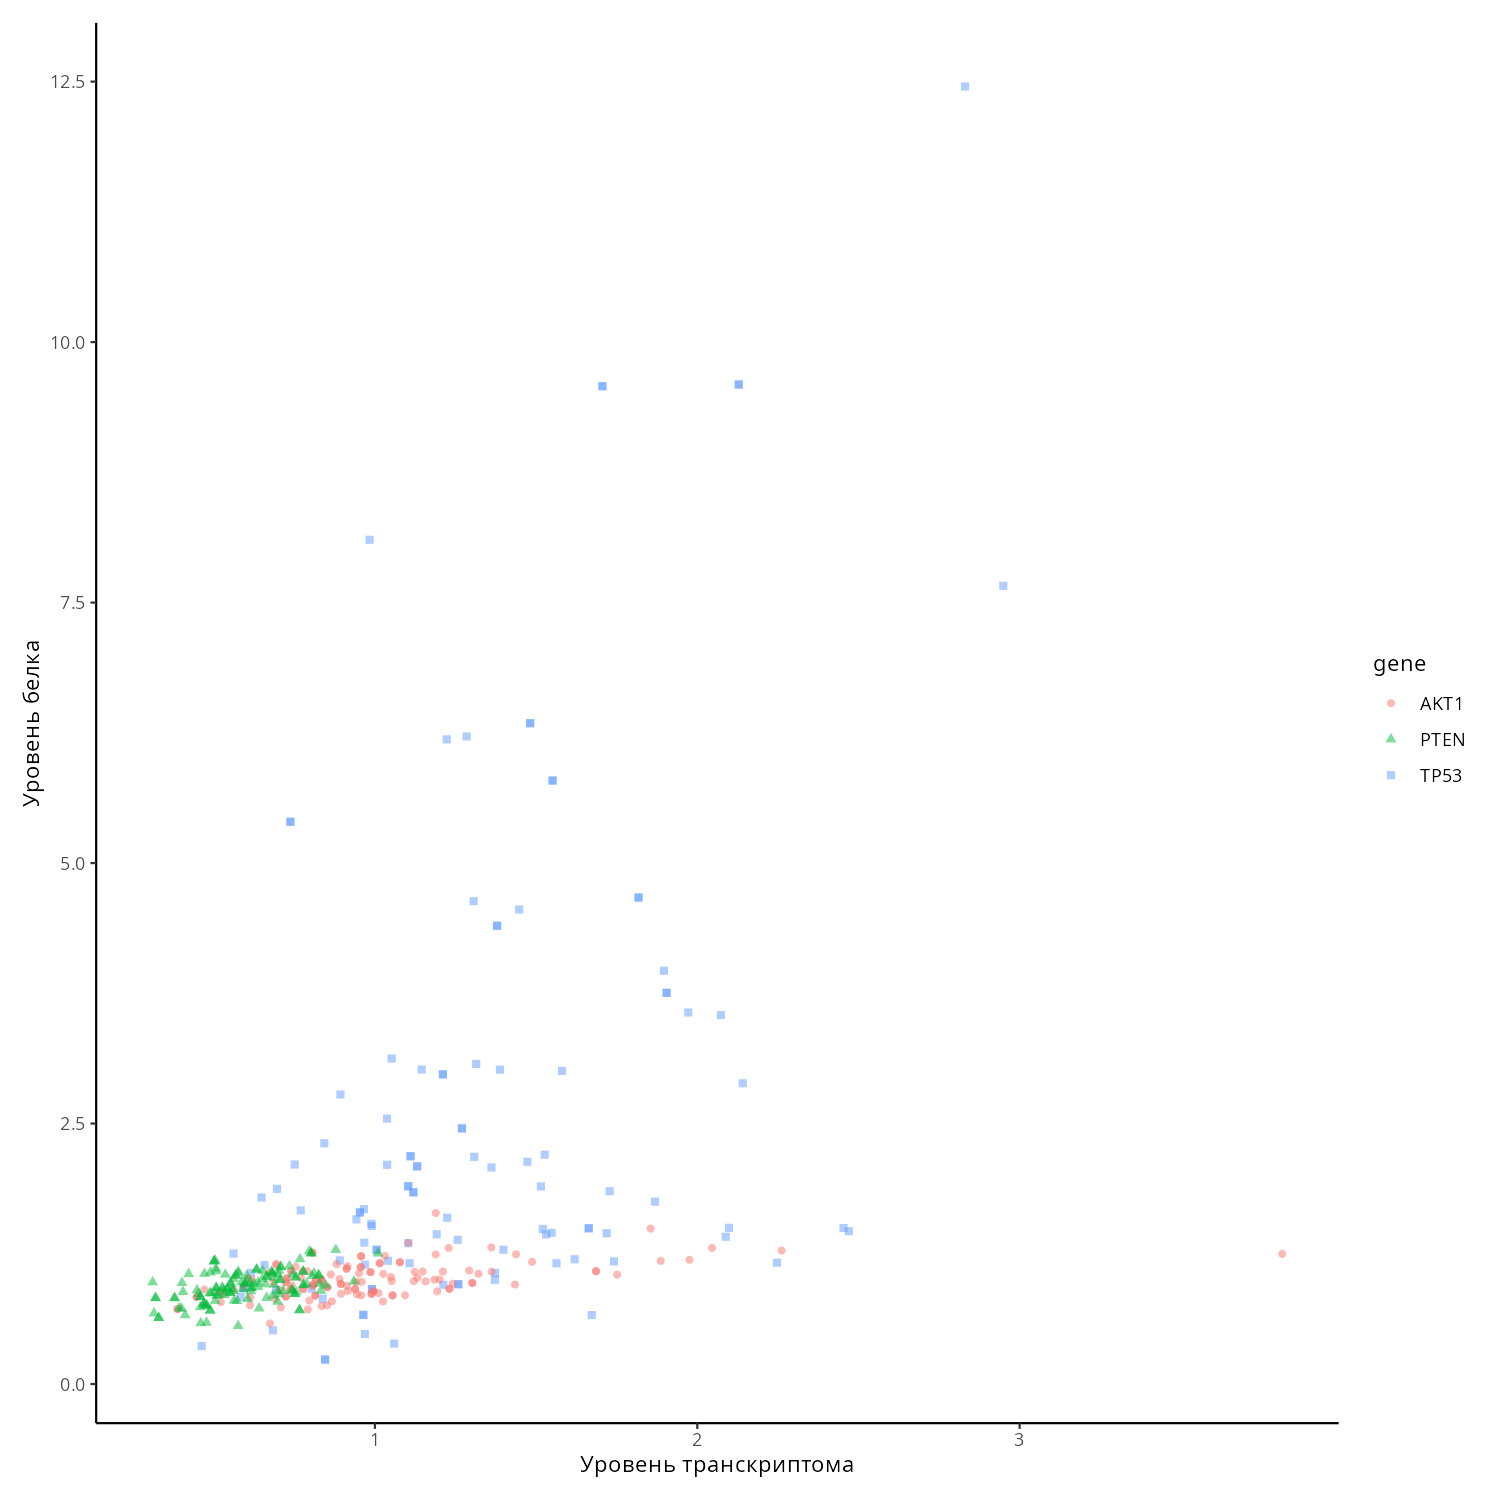

R code for this plot:
#Задание 3. Средствами пакета  tidyverse(преимущественно) отобразите зависимость относительного уровня белка в опухоли(файл с пометкой proteome) от относительного уровня транскрипта (файл с пометкой transcriptome) для генов AKT1, PTEN, TP53, на одном рисунке (geom_point). Каждому гену должен соответствовать свой цвет и форма символа. Обязательно использование одной из функций для 2 таблиц(left_join, right_join, inner_join, full_join)


df_prot <- read.csv("luad_fc_proteome_500g.csv")
df_trans <- read.csv("luad_fc_transcriptome_500g.csv")

library(dplyr)
library(patchwork) 

df_corr <- read.delim("hgnc_complete_set_17_for_students.txt",sep = '\t', )
df_corr_ <- df_corr[c('symbol','ensembl_gene_id')]
colnames(df_corr_)[1] = 'gene'
#df_corr_

dim(df_prot)

df_merged = df_prot %>% inner_join(df_corr_,by = 'gene') %>% inner_join(df_trans, by = join_by(ensembl_gene_id == gene))
#df_merged

subset(df_merged,df_merged$gene %in% c('TP53','AKT1','PTEN'))

library(tidyverse)
prot_long <- df_prot %>%
  pivot_longer(cols = -c(gene,X),
               names_to = "patient",
               values_to = "protein_level") %>%
  filter(gene %in% c("AKT1", "PTEN", "TP53"))

trans_long <- df_trans %>%
  pivot_longer(cols = -c(gene,X),
               names_to = "patient",
               values_to = "transcript_level")


combined_data <- prot_long %>%
  left_join(df_corr_, by = "gene") %>%
  left_join(trans_long,
            by = c("ensembl_gene_id" = "gene", "patient"),
            suffix = c("_protein", "_transcript"))

p <- ggplot(combined_data,aes(x = transcript_level, y = protein_level, color = gene, shape = gene))+
  geom_point(alpha=.5)+
  labs(x = "Уровень транскриптома",y = 'Уровень белка')+
  theme_classic()

combined_plot <- p + plot_layout(nrow = 1)

ggsave("Protein.png", combined_plot, width = 10, height = 10, dpi = 150,limitsize = FALSE)
system("xdg-open Protein.png")
